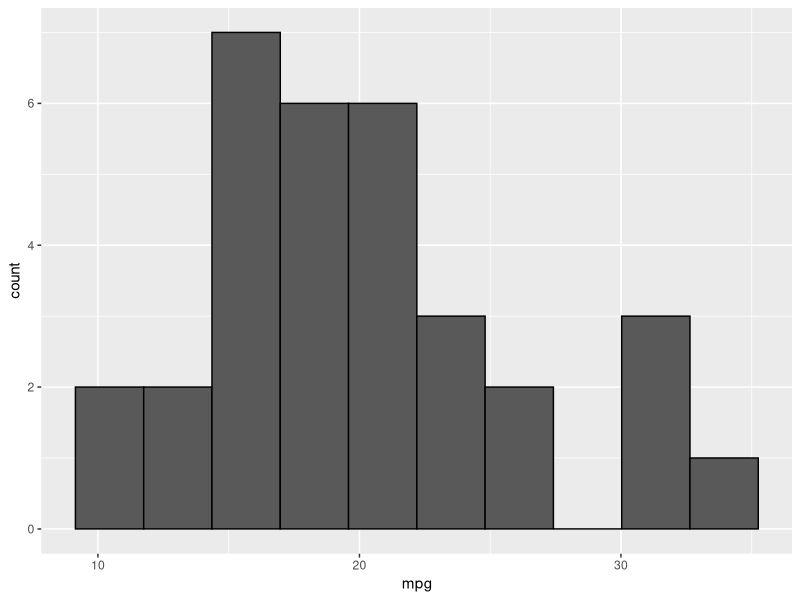
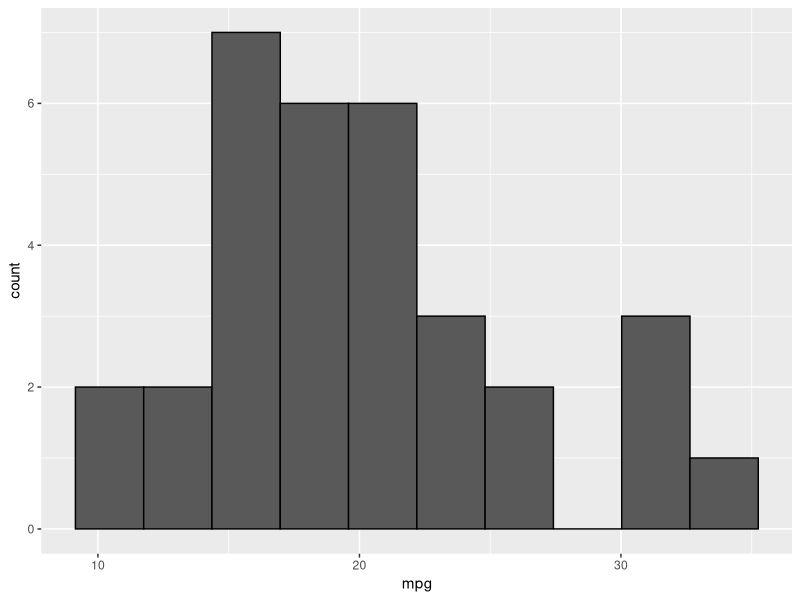

The R source for these figures, in order:
## ---- chunk 1
library(ggplot2)
library(tibble)
ggplot(data = mtcars, aes(x = mpg)) +
    geom_histogram(color = "black", bins = 10)

ggplot(data = mtcars, aes(x = mpg)) +
    geom_histogram(color = "black", binwidth = diff(range(mtcars$mpg)) / 9)

## ---- chunk 2
as_tibble(mtcars$mpg)
## ---- chunk 3
#算术均数
mean(mtcars$mpg)     

# 截尾均数
x <- c(1,2:9,11)
mean(x)

mean(x,trim = 0.1)
#中位数
median(mtcars$mpg)   

#众数 mode 
rstatix::get_mode(mtcars$mpg)
## ---- chunk 4
# 值域
range(mtcars$mpg)  
# 极差 or 全距
diff(range(mtcars$mpg) )  

# 分位数
quantile(mtcars$mpg,probs = c(0,0.1,0.25,0.5,0.75,1))    
# 四分位数间距
IQR(mtcars$mpg)     

# 方差 variance
var(mtcars$mpg)       

# 标准差 standard deviation
sd(mtcars$mpg)       


# 变异系数 Coefficient of Variation
CV <- function(x, na.rm = TRUE) {  
    if (na.rm) x <- x[!is.na(x)]
    CV = sd(x) / mean(x) * 100
    sprintf("%.6f%%", CV)
}
CV(mtcars$mpg)


# 绝对中位差 median absolute deviation
mad(mtcars$mpg,constant = 1.4826)
median(abs(mtcars$mpg-median(mtcars$mpg)))
median(abs(mtcars$mpg-median(mtcars$mpg)))*1.4826
## ---- chunk 5
x <- c(1,2,3,5)
s <- psych::describeBy(x=x,group = NULL)
s$skew

skewness <- function(x,na.rm=TRUE){
    if(na.rm) x <- x[!is.na(x)]
    n=length(x)
    μ=mean(x)
    SD=sd(x)
    sknewness = mean(((x-μ)/SD)^3)
    return(sknewness=sknewness)
}
skewness(x)

e1071::skewness(x)
## ---- chunk 6
s$kurtosis

kurtosis<-function(x,na.rm=TRUE){
    if(na.rm) x<-x[!is.na(x)]
    n=length(x)
    μ=mean(x)
    SD=sd(x)
    kurtosis= mean(((x-μ)/SD)^4)-3
    return(kurtosis=kurtosis)
}
kurtosis(x)
e1071::kurtosis(x)
## ---- chunk 7
scale(mtcars$mpg,center = T,scale = T) |> tibble()
## ---- chunk 8
summary(mtcars$mpg)
rstatix::get_summary_stats(mtcars,mpg,type = "full")


psych::describeBy(mtcars$mpg,group =NULL)
